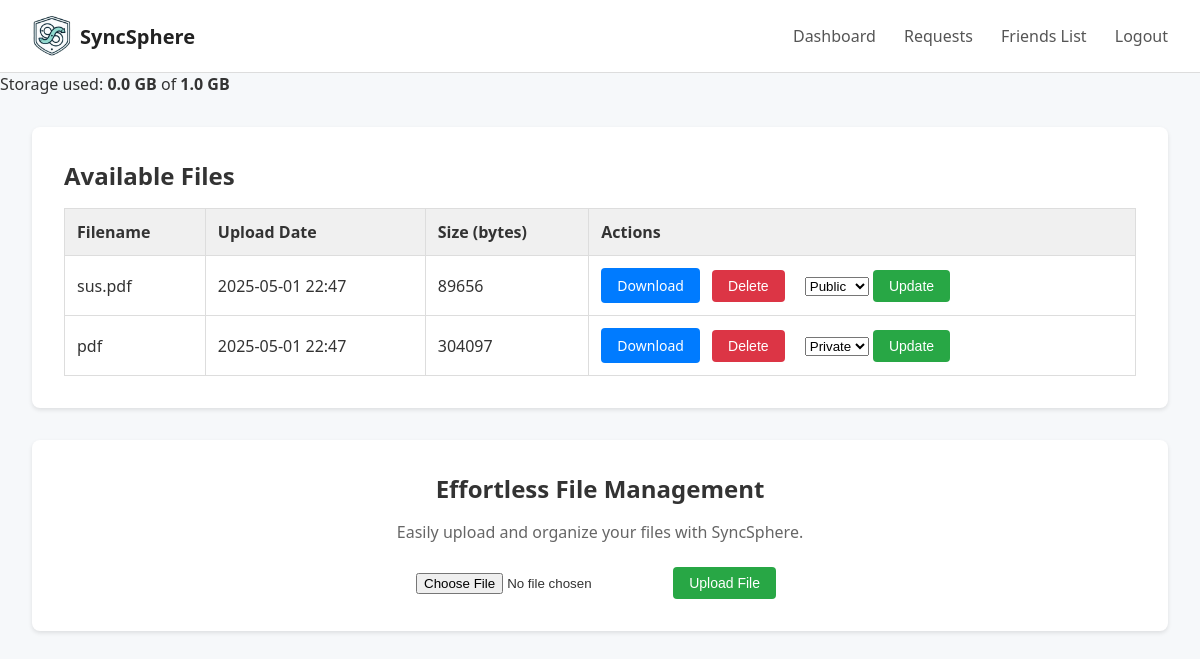
Page / (signed in) on the earlier database version.
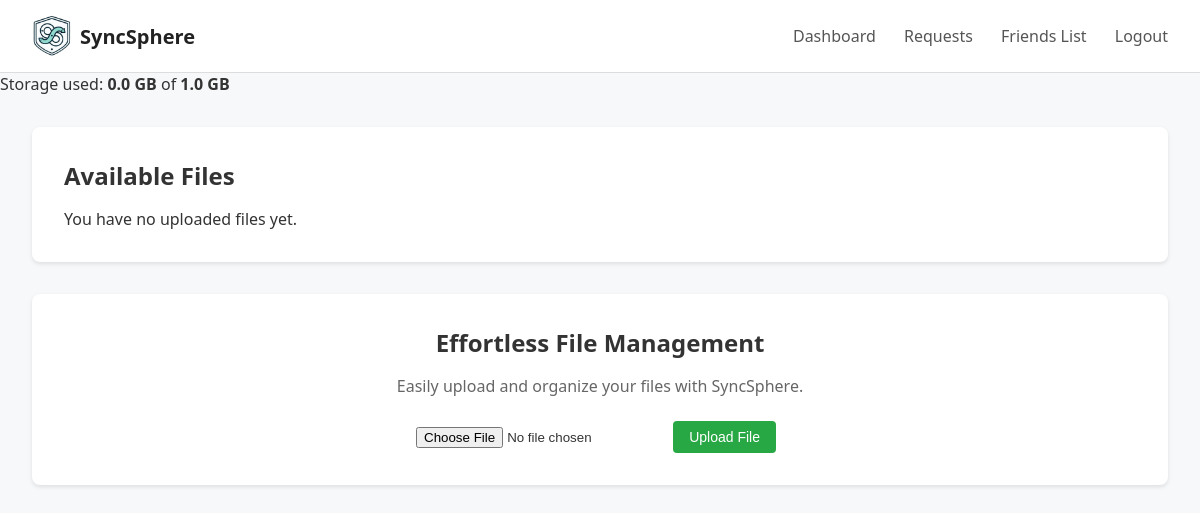
Same page on the later database version.
### models.py (models this page shows)
class File(db.Model):
    id = db.Column(db.Integer, primary_key=True) #The id of the file
    user_id = db.Column(db.Integer, db.ForeignKey('user.id'), nullable=False) #The id of the file's owner.
    stored_filename = db.Column(db.String(128), nullable=False) #The name of the file in the file system.
    original_filename = db.Column(db.String(128), nullable=False) #The original name of the file.
    upload_date = db.Column(db.DateTime, default=datetime.now) #The creation date of the file.
    file_size = db.Column(db.Integer) #The file's size.
    permissions = db.Column(db.String(32), default='private') #The file's viewing permission.

### app.py (the view)
@app.route('/')
def dashboard():
    uid = session.get('user_id')
    if not uid:
        return redirect(url_for('auth.login'))
    from models import User
    from file_management import FileManager
    user = db.session.get(User, uid)
    if user is None:
        session.clear()
        flash("Please log in again.", "error")
        return redirect(url_for('auth.login'))
    file_manager = FileManager(upload_folder=os.path.join(basedir, 'uploads'))
    files = file_manager.list_user_files(user)
    return render_template(
        'dashboard.html',
        username=user.username,
        files=files,
        current_user=user,
    )

### file_management.py (called while the page is built)
    def list_user_files(self, user):
        return File.query.filter_by(user_id=user.id).all()

### templates/dashboard.html (shortened to what this page needs)
<!DOCTYPE html>
<html lang="en">
<head>
  <link rel="stylesheet" href="{{ url_for('static', filename='css/dashboard.css') }}">
</head>
<body>
  <header class="navbar">
    <div class="navbar-left">
      <a href="{{ url_for('dashboard') }}" class="logo-link" style="display:flex; align-items:center; text-decoration:none;">
        <img src="{{ url_for('static', filename='images/logo.png') }}"
             alt="SyncSphere Logo" class="logo">
        <span class="app-name">SyncSphere</span>
      </a>
    </div>
    <nav class="navbar-right">
      <a href="{{ url_for('dashboard') }}">Dashboard</a>
      <a href="{{ url_for('friends.view_requests') }}">Requests</a>
      <a href="{{ url_for('friends.list_friends') }}">Friends List</a>
      <a href="{{ url_for('auth.logout') }}">Logout</a>
    </nav>
  </header>
  <section class="storage-usage">
    {% set used_gb = (current_user.used_storage / (1024*1024*1024)) %}
    {% set quota_gb = (current_user.storage_quota / (1024*1024*1024)) %}
    <p>Storage used: <strong>{{ used_gb|round(2) }} GB</strong> of <strong>{{ quota_gb|round(2) }} GB</strong></p>
  </section>
  <main>
    <section class="files-section">
      <h2>Available Files</h2>
      {% if files %}
        <table class="files-table">
          <thead>
            <tr>
              <th>Filename</th>
              <th>Upload Date</th>
              <th>Size (bytes)</th>
              <th>Actions</th>
            </tr>
          </thead>
          <tbody>
            {% for file in files %}
              <tr>
                <td>{{ file.original_filename }}</td>
                <td>{{ file.upload_date.strftime("%Y-%m-%d %H:%M") }}</td>
                <td>{{ file.file_size }}</td>
                <td>
                  <a href="{{ url_for('files.download', file_id=file.id) }}" class="btn btn-download">Download</a>
                  <form action="{{ url_for('files.delete', file_id=file.id) }}" method="post" style="display:inline;">
                    <button type="submit" class="btn btn-delete" onclick="return confirm('Are you sure?')">Delete</button>
                  </form>
                  <form action="{{ url_for('files.change_permissions', file_id=file.id) }}" method="post" style="display:inline; margin-left:0.5rem;">
                    <select name="permissions" class="permission-select">
                      <option value="private" {% if file.permissions=='private' %}selected{% endif %}>Private</option>
                      <option value="public" {% if file.permissions=='public' %}selected{% endif %}>Public</option>
                    </select>
                    <button type="submit" class="btn btn-upload">Update</button>
                  </form>
                </td>
              </tr>
            {% endfor %}
          </tbody>
        </table>
      {% else %}
        <p class="no-files">You have no uploaded files yet.</p>
      {% endif %}
    </section>
    <section class="upload-cta">
      <h2>Effortless File Management</h2>
      <p>Easily upload and organize your files with SyncSphere.</p>
      <form action="{{ url_for('files.upload') }}" method="post" enctype="multipart/form-data" class="upload-form">
        <input type="file" name="file" required>
        <button type="submit" class="btn btn-upload">Upload File</button>
      </form>
    </section>
  </main>
</body>
</html>

### static/css/dashboard.css (style rules this page uses)
* { margin: 0; padding: 0; box-sizing: border-box; }
body { font-family: "Segoe UI", Tahoma, Geneva, Verdana, sans-serif; background-color: #f6f8fa; color: #333; }
.navbar { display: flex; align-items: center; justify-content: space-between; background-color: #fff; padding: 1rem 2rem; border-bottom: 1px solid #ddd; }
.navbar-left { display: flex; align-items: center; }
.logo { height: 40px; margin-right: 0.5rem; }
.app-name { font-size: 1.25rem; font-weight: 600; color: #222; }
.navbar-right a { margin-left: 1.5rem; text-decoration: none; color: #555; font-weight: 500; }
main { max-width: 1200px; margin: 2rem auto; padding: 0 2rem; }
.files-section { background-color: #fff; padding: 2rem; border-radius: 8px; margin-bottom: 2rem; box-shadow: 0 2px 4px rgba(0, 0, 0, 0.1); }
.files-section h2 { font-size: 1.5rem; margin-bottom: 1rem; }
.no-files { margin-top: 1rem; }
.btn { display: inline-block; padding: 0.5rem 1rem; margin-right: 0.5rem; text-decoration: none; font-size: 0.875rem; border-radius: 4px; cursor: pointer; border: none; }
.upload-cta { text-align: center; background-color: #fff; padding: 2rem; border-radius: 8px; box-shadow: 0 2px 4px rgba(0, 0, 0, 0.1); }
.upload-cta h2 { font-size: 1.5rem; margin-bottom: 1rem; }
.upload-cta p { color: #666; margin-bottom: 1.5rem; }
.upload-form { display: inline-block; text-align: left; }
.btn-upload { background-color: #28a745; color: #fff; }

Differences in the rows shown:
removed File: original_filename "sus.pdf", upload_date "2025-05-01 22:47", file_size "89656", permissions "Public"
removed File: original_filename "pdf", upload_date "2025-05-01 22:47", file_size "304097", permissions "Private"
Other differences:
text no longer shown: "Filename Upload Date Size (bytes) Actions"
text now shown: "You have no uploaded files yet."
